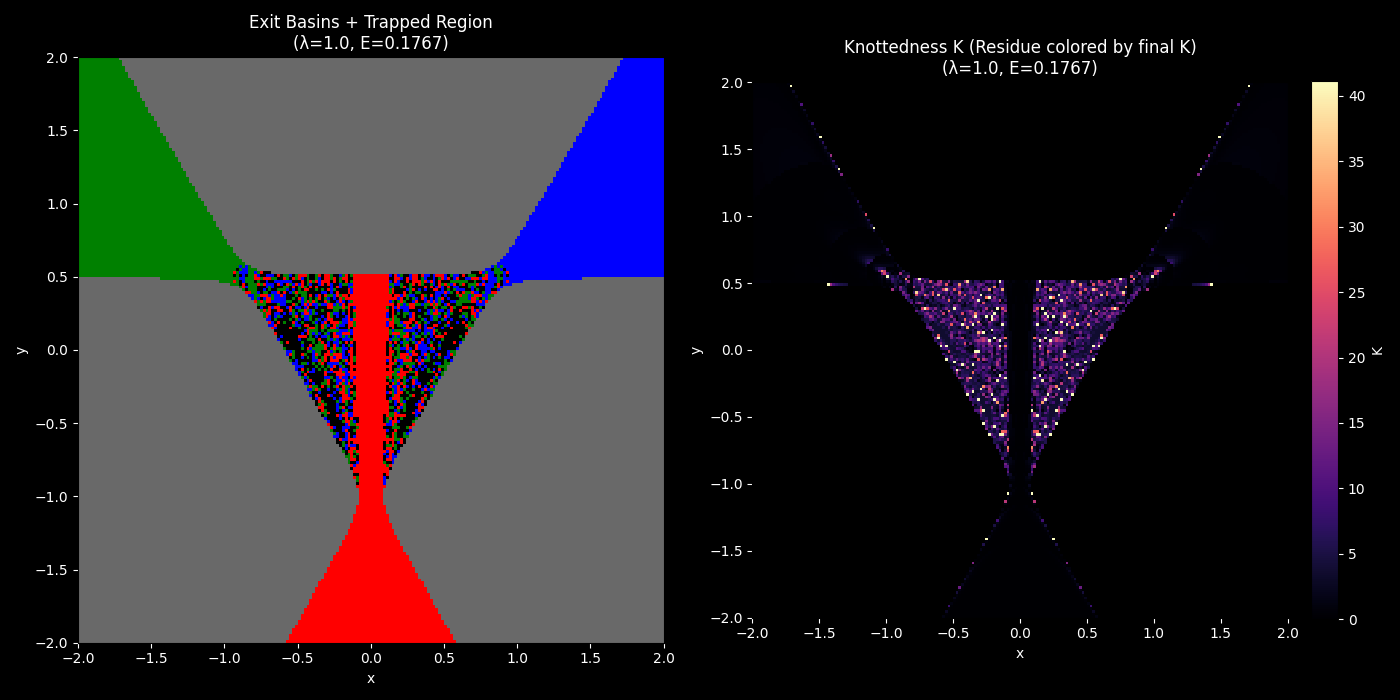

This figure's Python source:
import numpy as np
import matplotlib.pyplot as plt
from scipy.integrate import solve_ivp
from matplotlib.colors import ListedColormap

# ============================================================
# 1. HÉNON–HEILES MANIFOLD (THE ARENA)
# ============================================================

def potential(x, y, lam):
    """
    Hénon–Heiles potential.
    V(x, y) = 1/2 (x^2 + y^2) + lam (x^2 y - y^3 / 3)
    """
    return 0.5 * (x**2 + y**2) + lam * (x**2 * y - (1.0 / 3.0) * y**3)

def equations_of_motion(t, state, m, lam):
    """
    Hamiltonian equations for Hénon–Heiles.

    state = [x, y, px, py]
    """
    x, y, px, py = state

    # Force = -∇V
    Fx = -x - 2.0 * lam * x * y
    Fy = -y - lam * (x**2 - y**2)

    vx = px / m
    vy = py / m

    return [vx, vy, Fx, Fy]

# ============================================================
# 2. KNOTTEDNESS ALONG A SINGLE TRAJECTORY
# ============================================================

def compute_knottedness_from_trajectory(t, states, lam, eps=1e-12):
    """
    Given time array t and state array states[:, i] = (x, y, px, py) at t[i],
    compute an approximate knottedness K.

    Implementation:
    - Use curvature of (x(t), y(t)) as a measure of "twist".
    - Weight curvature by |V(x,y)| as a proxy for Δ.
    """

    x = states[0]
    y = states[1]
    px = states[2]
    py = states[3]

    # Velocities
    vx = px  # m=1 in these units
    vy = py

    # First time derivative of positions (already vx, vy),
    # second derivative from finite differences
    # (we could also recompute forces, but this keeps it self-contained in time samples)
    dt = np.diff(t)
    dt = np.append(dt, dt[-1])  # last step ~ previous

    # Approximate accelerations (central differences where possible)
    ax = np.zeros_like(x)
    ay = np.zeros_like(y)

    # interior points
    ax[1:-1] = (vx[2:] - vx[:-2]) / (t[2:] - t[:-2])
    ay[1:-1] = (vy[2:] - vy[:-2]) / (t[2:] - t[:-2])

    # endpoints (forward/backward difference)
    ax[0] = (vx[1] - vx[0]) / (t[1] - t[0] + eps)
    ay[0] = (vy[1] - vy[0]) / (t[1] - t[0] + eps)
    ax[-1] = (vx[-1] - vx[-2]) / (t[-1] - t[-2] + eps)
    ay[-1] = (vy[-1] - vy[-2]) / (t[-1] - t[-2] + eps)

    # Curvature of the spatial path
    v2 = vx**2 + vy**2
    speed = np.sqrt(v2) + eps
    # |x' y'' - y' x''| / |v|^3
    num = np.abs(vx * ay - vy * ax)
    kappa = num / (speed**3 + eps)

    # Our Δ proxy: potential energy magnitude
    V = np.abs(potential(x, y, lam))

    # Time-step array for integration
    # (we'll treat dt as piecewise, same length as arrays)
    dt = np.asarray(dt)

    I_delta = np.sum(V * dt)        # total Δ-weight
    T_delta = np.sum(V * kappa * dt)  # Δ-weighted twisting

    if I_delta <= 0:
        return 0.0

    K = T_delta / (I_delta + eps)
    return float(K)

# ============================================================
# 3. SINGLE SHOT INTEGRATION (WITH ESCAPE + KNOTTEDNESS)
# ============================================================

def integrate_trajectory(x0, y0, px0, py0, m, lam,
                         t_max=200.0, r_escape=5.0,
                         n_samples=200):
    """
    Integrate one trajectory and return:
    - exit_id (0 = trapped, 1–3 = escapes into each sector)
    - knottedness K
    """

    r_esc_sq = r_escape**2

    def escape_event(t, state, *args):
        x, y, px, py = state
        return x * x + y * y - r_esc_sq

    escape_event.terminal = True
    escape_event.direction = 1

    # Time samples along trajectory for knottedness
    t_eval = np.linspace(0.0, t_max, n_samples)

    sol = solve_ivp(
        equations_of_motion,
        t_span=(0.0, t_max),
        y0=[x0, y0, px0, py0],
        args=(m, lam),
        events=escape_event,
        t_eval=t_eval,
        rtol=1e-7,
        atol=1e-9,
    )

    # Compute knottedness from the sampled trajectory we have (even if it escaped early)
    K = compute_knottedness_from_trajectory(sol.t, sol.y, lam)

    # Did it escape?
    escaped = len(sol.t_events[0]) > 0

    if escaped:
        x_end = sol.y[0, -1]
        y_end = sol.y[1, -1]

        angle = np.arctan2(y_end, x_end) % (2.0 * np.pi)
        sector = int(angle // (2.0 * np.pi / 3.0)) + 1  # 1,2,3
        return sector, K
    else:
        # Trapped / residue
        return 0, K

# ============================================================
# 4. GRID SCANNER (2D MANIFOLD SAMPLER)
# ============================================================

def scan_manifold(m=1.0,
                  lam=1.0,
                  E=1.0/6.0 + 0.01,
                  XY_LIMITS=(-2.0, 2.0, -2.0, 2.0),
                  RES=200,
                  t_max=200.0,
                  r_escape=5.0,
                  n_samples=200):
    """
    For a grid of initial positions (x0, y0) with energy E,
    choose initial momenta so that total energy is E and scan:

        - exit id (0..3)
        - knottedness K

    Returns:
        exit_map, K_map, mask_forbidden
    """

    x_min, x_max, y_min, y_max = XY_LIMITS
    xs = np.linspace(x_min, x_max, RES)
    ys = np.linspace(y_min, y_max, RES)

    exit_map = np.zeros((RES, RES), dtype=int)
    K_map = np.zeros((RES, RES), dtype=float)
    forbidden = np.zeros((RES, RES), dtype=bool)

    total = RES * RES
    count = 0
    print(f"Scanning manifold {RES}x{RES} ...")

    for i, y0 in enumerate(ys):
        for j, x0 in enumerate(xs):
            count += 1
            if count % (total // 10 or 1) == 0:
                print(f"  Progress: {100.0 * count / total:5.1f}%")

            # Compute potential at (x0, y0)
            V0 = potential(x0, y0, lam)

            if V0 > E:
                # Classically forbidden region for this energy
                forbidden[i, j] = True
                exit_map[i, j] = -1  # mark special
                K_map[i, j] = 0.0
                continue

            # Simple choice: start with px0 = 0, and choose py0 from energy
            # E = 1/2 (px^2 + py^2) + V0
            KE = E - V0
            py0 = np.sqrt(2.0 * KE)
            px0 = 0.0

            exit_id, K = integrate_trajectory(
                x0, y0, px0, py0,
                m=m, lam=lam,
                t_max=t_max,
                r_escape=r_escape,
                n_samples=n_samples
            )

            exit_map[i, j] = exit_id
            K_map[i, j] = K

    return xs, ys, exit_map, K_map, forbidden

# ============================================================
# 5. VISUALIZATION
# ============================================================

def plot_results(xs, ys, exit_map, K_map, forbidden,
                 XY_LIMITS, title_suffix=""):
    """
    Make a two-panel figure:
      - left: exit basin structure
      - right: knottedness (with residue colored by final K)
    """

    RES = exit_map.shape[0]

    # Flip vertically so y increases upward in image
    exits_img = np.flipud(exit_map)
    K_img = np.flipud(K_map)
    forbidden_img = np.flipud(forbidden)

    x_min, x_max, y_min, y_max = XY_LIMITS

    fig, axes = plt.subplots(1, 2, figsize=(14, 7), facecolor="black")
    axBasin, axKnot = axes

    # ---------- Basin plot ----------
    axBasin.set_facecolor("black")
    # Map: -1 = forbidden (gray), 0 = trapped (black), 1..3 = different colors
    basin_cmap = ListedColormap([
        "dimgray",  # index 0: we won't use this, but needed
        "black",    # 1: trapped (we'll remap indices)
        "red",      # 2: exit 1
        "green",    # 3: exit 2
        "blue"      # 4: exit 3
    ])

    # Build an index image: 1 = trapped, 2..4 = exits, 0 = forbidden
    basin_index = np.zeros_like(exits_img, dtype=int)
    basin_index[forbidden_img] = 0
    basin_index[exits_img == 0] = 1
    basin_index[exits_img == 1] = 2
    basin_index[exits_img == 2] = 3
    basin_index[exits_img == 3] = 4

    im0 = axBasin.imshow(
        basin_index,
        extent=(x_min, x_max, y_min, y_max),
        origin="lower",
        cmap=basin_cmap,
        interpolation="nearest"
    )

    axBasin.set_title("Exit Basins + Trapped Region" + title_suffix,
                      color="white")
    axBasin.set_xlabel("x", color="white")
    axBasin.set_ylabel("y", color="white")
    axBasin.tick_params(colors="white")

    # ---------- Knottedness plot ----------
    axKnot.set_facecolor("black")

    # Mask forbidden region as NaN so it's transparent
    K_plot = K_img.copy().astype(float)
    K_plot[forbidden_img] = np.nan

    # Normalize knottedness for color scaling
    K_max = np.nanpercentile(K_plot, 99)  # robust upper limit
    if K_max <= 0:
        K_max = 1.0

    im1 = axKnot.imshow(
        K_plot,
        extent=(x_min, x_max, y_min, y_max),
        origin="lower",
        cmap="magma",
        vmin=0.0,
        vmax=K_max,
        interpolation="nearest"
    )

    axKnot.set_title("Knottedness K (Residue colored by final K)" + title_suffix,
                     color="white")
    axKnot.set_xlabel("x", color="white")
    axKnot.set_ylabel("y", color="white")
    axKnot.tick_params(colors="white")

    cbar = fig.colorbar(im1, ax=axKnot, fraction=0.046, pad=0.04)
    cbar.set_label("K", color="white")
    cbar.ax.yaxis.set_tick_params(color="white")
    plt.setp(cbar.ax.get_yticklabels(), color="white")

    plt.tight_layout()
    plt.show()

# ============================================================
# 6. MAIN
# ============================================================

if __name__ == "__main__":
    # Parameters you can play with
    MASS = 1.0
    LAMBDA = 1.0
    E_SADDLE = 1.0 / 6.0     # saddle energy for lam=1
    ENERGY = E_SADDLE + 0.01 # just above escape threshold

    XY_LIMITS = (-2.0, 2.0, -2.0, 2.0)
    RES = 200

    T_MAX = 200.0
    R_ESCAPE = 5.0
    N_SAMPLES = 250

    xs, ys, exit_map, K_map, forbidden = scan_manifold(
        m=MASS,
        lam=LAMBDA,
        E=ENERGY,
        XY_LIMITS=XY_LIMITS,
        RES=RES,
        t_max=T_MAX,
        r_escape=R_ESCAPE,
        n_samples=N_SAMPLES,
    )

    plot_results(xs, ys, exit_map, K_map, forbidden,
                 XY_LIMITS,
                 title_suffix=f"\n(λ={LAMBDA}, E={ENERGY:.4f})")
